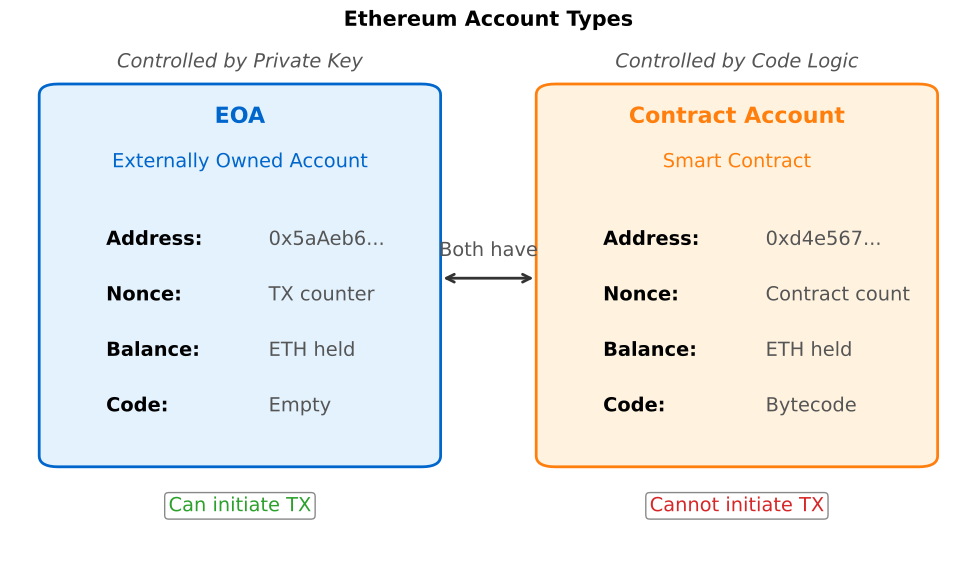

Generate this figure with Python:
"""
Account Types Comparison
EOA vs Contract Account
"""

import matplotlib.pyplot as plt
import matplotlib.patches as mpatches
from matplotlib.patches import FancyBboxPatch, Circle
import numpy as np
from pathlib import Path

CHART_METADATA = {
    'title': 'Account Types',
    'url': 'https://github.com/Digital-AI-Finance/Blockchain_Crypto/tree/main/Module_B_Ethereum_Smart_Contracts/L13_Ethereum_Architecture/charts/02_account_types'
}

plt.rcParams.update({
    'font.size': 14,
    'axes.labelsize': 14,
    'axes.titlesize': 16,
    'xtick.labelsize': 12,
    'ytick.labelsize': 12,
    'legend.fontsize': 12,
    'figure.figsize': (10, 6),
    'figure.dpi': 150
})

MLPURPLE = '#3333B2'
MLBLUE = '#0066CC'
MLORANGE = '#FF7F0E'
MLGREEN = '#2CA02C'
MLRED = '#D62728'

fig, ax = plt.subplots(figsize=(10, 6))

# Left: EOA
eoa_box = FancyBboxPatch((0.05, 0.20), 0.38, 0.65,
                          boxstyle="round,pad=0.02", facecolor='#E3F2FD',
                          edgecolor=MLBLUE, linewidth=2)
ax.add_patch(eoa_box)

# EOA icon (key)
ax.text(0.24, 0.80, 'EOA', ha='center', fontsize=16, fontweight='bold', color=MLBLUE)
ax.text(0.24, 0.72, 'Externally Owned Account', ha='center', fontsize=14, color=MLBLUE)

# EOA components
components_eoa = [
    ('Address', '0x5aAeb6...', 0.58),
    ('Nonce', 'TX counter', 0.48),
    ('Balance', 'ETH held', 0.38),
    ('Code', 'Empty', 0.28),
]

for label, desc, y in components_eoa:
    ax.text(0.10, y, label + ':', ha='left', fontsize=14, fontweight='bold')
    ax.text(0.27, y, desc, ha='left', fontsize=14, color='#555')

# Key icon
ax.text(0.24, 0.90, 'Controlled by Private Key', ha='center', fontsize=14,
        color='#555', style='italic')

# Right: Contract Account
contract_box = FancyBboxPatch((0.57, 0.20), 0.38, 0.65,
                               boxstyle="round,pad=0.02", facecolor='#FFF3E0',
                               edgecolor=MLORANGE, linewidth=2)
ax.add_patch(contract_box)

ax.text(0.76, 0.80, 'Contract Account', ha='center', fontsize=16, fontweight='bold', color=MLORANGE)
ax.text(0.76, 0.72, 'Smart Contract', ha='center', fontsize=14, color=MLORANGE)

# Contract components
components_contract = [
    ('Address', '0xd4e567...', 0.58),
    ('Nonce', 'Contract count', 0.48),
    ('Balance', 'ETH held', 0.38),
    ('Code', 'Bytecode', 0.28),
]

for label, desc, y in components_contract:
    ax.text(0.62, y, label + ':', ha='left', fontsize=14, fontweight='bold')
    ax.text(0.79, y, desc, ha='left', fontsize=14, color='#555')

ax.text(0.76, 0.90, 'Controlled by Code Logic', ha='center', fontsize=14,
        color='#555', style='italic')

# Comparison at bottom
props = dict(boxstyle='round,pad=0.2', facecolor='white', edgecolor='#888')
ax.text(0.24, 0.10, 'Can initiate TX', ha='center', fontsize=14,
        bbox=props, color=MLGREEN)
ax.text(0.76, 0.10, 'Cannot initiate TX', ha='center', fontsize=14,
        bbox=props, color=MLRED)

# Arrow between them
ax.annotate('', xy=(0.55, 0.52), xytext=(0.45, 0.52),
            arrowprops=dict(arrowstyle='<->', color='#333', lw=2))
ax.text(0.50, 0.56, 'Both have', ha='center', fontsize=14, color='#555')

ax.set_xlim(0, 1)
ax.set_ylim(0, 0.95)
ax.axis('off')

ax.set_title('Ethereum Account Types', fontweight='bold', fontsize=15, pad=10)
plt.tight_layout()

output_path = Path(__file__).parent / 'chart.pdf'
plt.savefig(output_path, bbox_inches='tight', dpi=300)
print(f"Chart saved to: {output_path.absolute()}")
plt.close()
